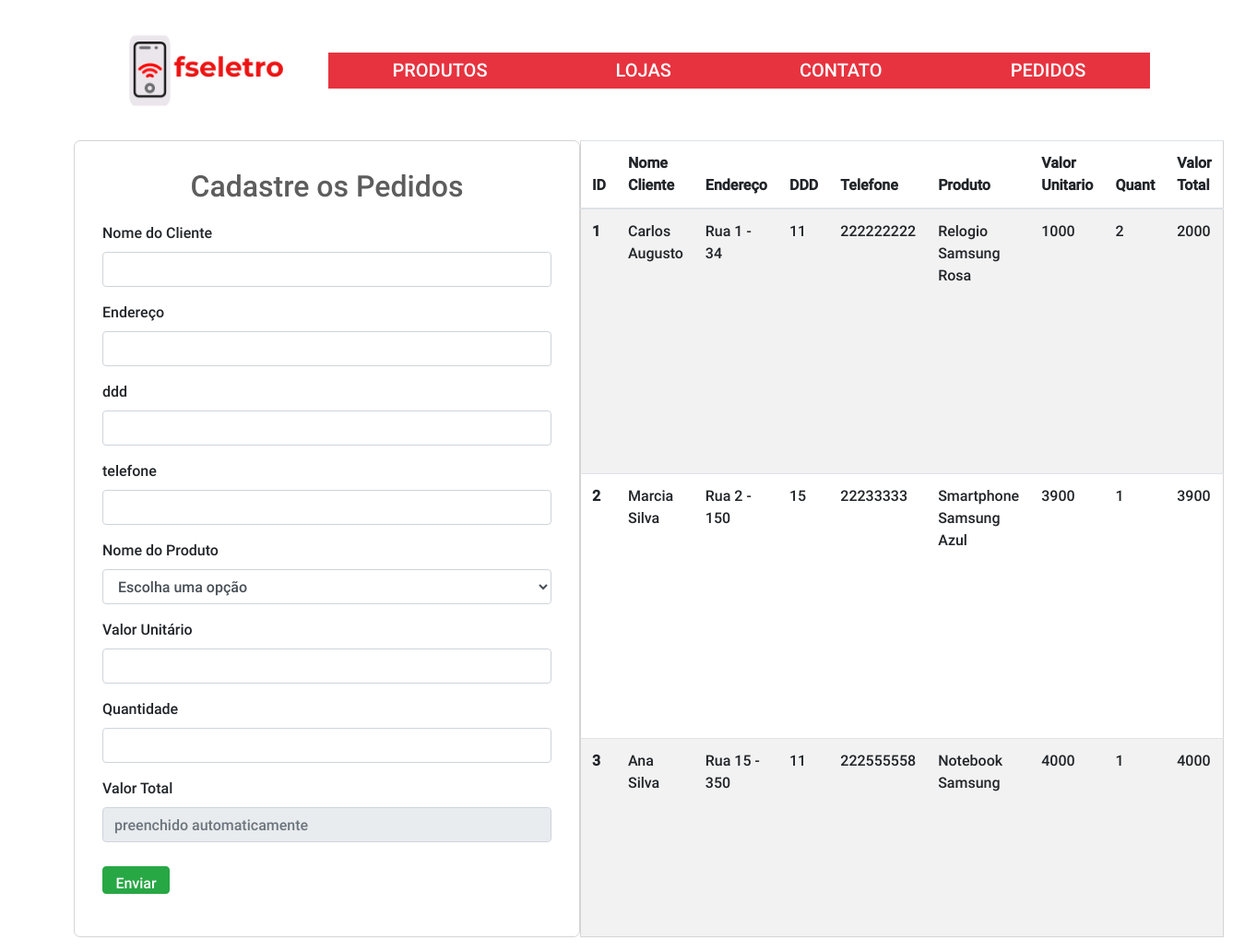
Screenshot of /form-pedidos.php with the database file from the repository.
### tables this page shows
CREATE TABLE IF NOT EXISTS `pedidos` (
  `id` int(11) NOT NULL UNIQUE AUTO_INCREMENT,
  `nome_cliente` varchar(100) NOT NULL,
  `endereco` varchar(255) NOT NULL,
  `ddd` int(2) NOT NULL,
  `telefone` int(9) NOT NULL,
  `nome_produto` varchar(255) NOT NULL,
  `valor_unitario` float NOT NULL,
  `quantidade` int(10) NOT NULL,
  `valor_total` float NOT NULL
);

### form-pedidos.php (the view, shortened to what this page needs)
<?php
include_once('bancoDados/conexao.php');
$select = 'SELECT * FROM pedidos';
$result2 = $con->query($select);
?>
<!DOCTYPE html>
<html lang="pt-br">
<head>
    <link rel="stylesheet" href="https://stackpath.bootstrapcdn.com/bootstrap/4.3.1/css/bootstrap.min.css">
    <link rel="stylesheet" href="css/style.css">
</head>
<body>
    <?php include_once('template/header.php'); ?>
    <section class="containerRoot d-flex justify-content-around">
        <div class="form-group container-form-pedidos">
            <form class="form-pedidos" action="#" method="POST">
            <h2>Cadastre os Pedidos</h2>
                <div class="form-group">
                    <label>Nome do Cliente</label>
                    <input class="form-control" name="nomeCliente"placeholder= "" type="text" >
                </div>
                <div class="form-group">
                    <label>Endereço</label>
                    <input  class="form-control" name="endCliente" type="text" >
                </div>
                <div class="form-group">
                    <label>ddd</label>
                    <input class="form-control" name="dddCliente" type="number" min="1" >
                </div>
                <div class="form-group">
                    <label>telefone</label>
                    <input class="form-control" name="telCliente" type="number" >
                </div>
                <div class="form-group">
                    <label>Nome do Produto</label>
                    <select name="produtoCliente" id="inputState" class="form-control">
                        <option  selected>Escolha uma opção</option>
                    </select>
                </div>
                <div class="form-group">
                    <label class=>Valor Unitário</label>
                    <input class="form-control"name="unitarioCliente" type="number" >
                </div>
                <div class="form-group">
                    <label>Quantidade</label>
                    <input class="form-control" name="quantCliente" type="number" >
                </div>
                <div class="form-group">
                    <label>Valor Total</label>
                    <input class="form-control" name="totalCliente" type="number" disabled placeholder="preenchido automaticamente" >
                </div>
                <div class="form-group">
                    <button class="btn btn-success" name="enviarPedidos" >Enviar</button>
                </div>
            </form>
        </div>
       <table class="table table-striped table-pedidos dflex flex-column">
            <thead>
                <tr>
                    <th scope="col">ID</th>
                    <th scope="col">Nome Cliente</th>
                    <th scope="col">Endereço</th>
                    <th scope="col">DDD</th>
                    <th scope="col">Telefone</th>
                    <th scope="col">Produto</th>
                    <th scope="col">Valor Unitario</th>
                    <th scope="col">Quant</th>
                    <th scope="col">Valor Total</th>
                </tr>
            </thead>
            <tbody>
            <?php if($result2->num_rows > 0): ?>
                <?php while ($pedido = $result2->fetch_assoc()): ?>
                    <tr>
                        <th scope="row"><?= $pedido['id']; ?></th>
                        <td><?= $pedido['nome_cliente']; ?></td>
                        <td><?= $pedido['endereco']; ?></td>
                        <td><?= $pedido['ddd']; ?></td>
                        <td><?= $pedido['telefone']; ?></td>
                        <td><?= $pedido['nome_produto']; ?></td>
                        <td><?= $pedido['valor_unitario']; ?></td>
                        <td><?= $pedido['quantidade']; ?></td>
                        <td><?= $pedido['valor_total']; ?></td>
                    </tr>
                <?php endwhile; ?>
            <?php else: ?>
                <h2>Não há pedidos cadastrados</h2>
            <?php endif; ?>
            </tbody>
        </table>
    </section>
</body>
</html>

### css/style.css (style rules this page uses)
* { box-sizing: border-box; margin: 0; padding: 0; }
body { height: 500px; font-family: 'google-roboto'; background-image: url(/img/body.jpg); background-repeat: no-repeat; background-size: cover; background-position: 10% 20%; }
.containerRoot { margin: 0px 80px 0px 80px; }
h2 { margin-bottom: 300px; text-align: center; color: #5d5d5d }
button { width: 15%; margin-top: 10px; border-radius: 7px; color: white; background-color: green; height: 30px; }
.table-pedidos { width: 1024px; border: 1px solid #d4d4d4; }
.form-pedidos { padding: 30px; border-radius: 7px; width: 549px; border: 1px solid #d4d4d4; }
.form-pedidos h2 { margin-bottom: 20px; }

### rows the page displays
pedidos: id "1", nome_cliente "Carlos Augusto", endereco "Rua 1 - 34", ddd "11", telefone "222222222", nome_produto "Relogio Samsung Rosa", valor_unitario "1000", quantidade "2", valor_total "2000"
pedidos: id "2", nome_cliente "Marcia Silva", endereco "Rua 2 - 150", ddd "15", telefone "22233333", nome_produto "Smartphone Samsung Azul", valor_unitario "3900", quantidade "1", valor_total "3900"
pedidos: id "3", nome_cliente "Ana Silva", endereco "Rua 15 - 350", ddd "11", telefone "222555558", nome_produto "Notebook Samsung", valor_unitario "4000", quantidade "1", valor_total "4000"
